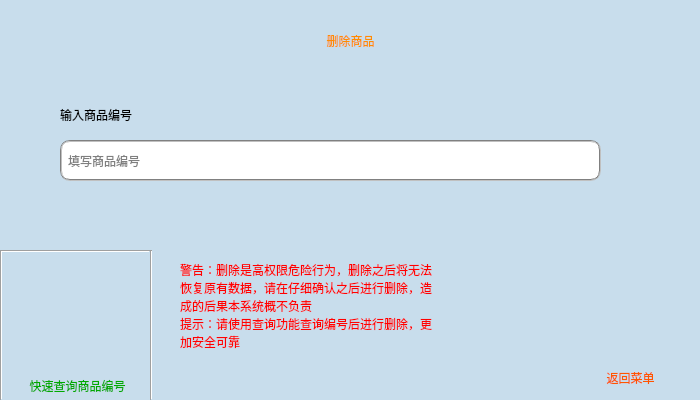
<?xml version="1.0" encoding="UTF-8"?>
<ui version="4.0">
 <class>DeleteGoods</class>
 <widget class="QMainWindow" name="DeleteGoods">
  <property name="geometry">
   <rect>
    <x>0</x>
    <y>0</y>
    <width>700</width>
    <height>400</height>
   </rect>
  </property>
  <property name="windowTitle">
   <string>MainWindow</string>
  </property>
  <property name="unifiedTitleAndToolBarOnMac">
   <bool>false</bool>
  </property>
  <widget class="QWidget" name="centralwidget">
   <widget class="QPushButton" name="pushButton">
    <property name="geometry">
     <rect>
      <x>25</x>
      <y>270</y>
      <width>100</width>
      <height>100</height>
     </rect>
    </property>
    <property name="styleSheet">
     <string notr="true">background-color: rgba(154, 200, 233, 115);background-image: url(:/res/res/ICO2/search.png);
color: rgba(154, 200, 233, 115);</string>
    </property>
    <property name="text">
     <string/>
    </property>
    <property name="flat">
     <bool>true</bool>
    </property>
   </widget>
   <widget class="QLabel" name="label">
    <property name="geometry">
     <rect>
      <x>0</x>
      <y>0</y>
      <width>700</width>
      <height>400</height>
     </rect>
    </property>
    <property name="styleSheet">
     <string notr="true">background-color: rgba(154, 200, 233, 115);</string>
    </property>
    <property name="text">
     <string/>
    </property>
   </widget>
   <widget class="QLabel" name="label_3">
    <property name="geometry">
     <rect>
      <x>0</x>
      <y>0</y>
      <width>701</width>
      <height>81</height>
     </rect>
    </property>
    <property name="styleSheet">
     <string notr="true">font: 30pt &quot;方正粗圆简体&quot;;
color: rgb(255, 140, 0);</string>
    </property>
    <property name="text">
     <string>删除商品</string>
    </property>
    <property name="alignment">
     <set>Qt::AlignCenter</set>
    </property>
   </widget>
   <widget class="Line" name="line">
    <property name="geometry">
     <rect>
      <x>0</x>
      <y>250</y>
      <width>150</width>
      <height>3</height>
     </rect>
    </property>
    <property name="orientation">
     <enum>Qt::Horizontal</enum>
    </property>
   </widget>
   <widget class="Line" name="line_2">
    <property name="geometry">
     <rect>
      <x>0</x>
      <y>250</y>
      <width>3</width>
      <height>150</height>
     </rect>
    </property>
    <property name="orientation">
     <enum>Qt::Vertical</enum>
    </property>
   </widget>
   <widget class="Line" name="line_3">
    <property name="geometry">
     <rect>
      <x>150</x>
      <y>250</y>
      <width>3</width>
      <height>150</height>
     </rect>
    </property>
    <property name="orientation">
     <enum>Qt::Vertical</enum>
    </property>
   </widget>
   <widget class="Line" name="line_4">
    <property name="geometry">
     <rect>
      <x>0</x>
      <y>400</y>
      <width>150</width>
      <height>3</height>
     </rect>
    </property>
    <property name="orientation">
     <enum>Qt::Horizontal</enum>
    </property>
   </widget>
   <widget class="QLabel" name="label_2">
    <property name="geometry">
     <rect>
      <x>7</x>
      <y>375</y>
      <width>141</width>
      <height>21</height>
     </rect>
    </property>
    <property name="styleSheet">
     <string notr="true">font:9pt &quot;方正粗圆简体&quot;;
color: rgb(0, 170, 0);</string>
    </property>
    <property name="text">
     <string>快速查询商品编号</string>
    </property>
    <property name="alignment">
     <set>Qt::AlignCenter</set>
    </property>
   </widget>
   <widget class="QLabel" name="label_4">
    <property name="geometry">
     <rect>
      <x>590</x>
      <y>367</y>
      <width>81</width>
      <height>21</height>
     </rect>
    </property>
    <property name="styleSheet">
     <string notr="true">font:9pt &quot;方正粗圆简体&quot;;
color: rgb(255, 85, 0);</string>
    </property>
    <property name="text">
     <string>返回菜单</string>
    </property>
    <property name="alignment">
     <set>Qt::AlignCenter</set>
    </property>
   </widget>
   <widget class="QPushButton" name="pushButton_2">
    <property name="geometry">
     <rect>
      <x>660</x>
      <y>360</y>
      <width>30</width>
      <height>30</height>
     </rect>
    </property>
    <property name="styleSheet">
     <string notr="true">background-color: rgba(154, 200, 233, 115);background-image: url(:/res/res/ADD_GOODS_ICO/menu.png);</string>
    </property>
    <property name="text">
     <string/>
    </property>
    <property name="flat">
     <bool>true</bool>
    </property>
   </widget>
   <widget class="QLineEdit" name="le_UserName">
    <property name="geometry">
     <rect>
      <x>60</x>
      <y>140</y>
      <width>541</width>
      <height>41</height>
     </rect>
    </property>
    <property name="styleSheet">
     <string notr="true">font: 10pt &quot;方正粗圆简体&quot;;border:2px groove gray;border-radius:10px;padding:2px 4px</string>
    </property>
    <property name="placeholderText">
     <string>填写商品编号</string>
    </property>
    <property name="clearButtonEnabled">
     <bool>true</bool>
    </property>
   </widget>
   <widget class="QLabel" name="label_5">
    <property name="geometry">
     <rect>
      <x>30</x>
      <y>145</y>
      <width>30</width>
      <height>30</height>
     </rect>
    </property>
    <property name="styleSheet">
     <string notr="true">background-image: url(:/res/res/ADD_GOODS_ICO/shopping.png);</string>
    </property>
    <property name="text">
     <string/>
    </property>
   </widget>
   <widget class="QLabel" name="label_6">
    <property name="geometry">
     <rect>
      <x>60</x>
      <y>100</y>
      <width>161</width>
      <height>30</height>
     </rect>
    </property>
    <property name="styleSheet">
     <string notr="true">font: 13pt &quot;方正粗圆简体&quot;;
</string>
    </property>
    <property name="text">
     <string>输入商品编号</string>
    </property>
   </widget>
   <widget class="QPushButton" name="pushButton_3">
    <property name="geometry">
     <rect>
      <x>610</x>
      <y>134</y>
      <width>50</width>
      <height>50</height>
     </rect>
    </property>
    <property name="styleSheet">
     <string notr="true">background-color: rgba(154, 200, 233, 115);background-image: url(:/res/res/ICO2/Delete.png);</string>
    </property>
    <property name="text">
     <string/>
    </property>
    <property name="flat">
     <bool>true</bool>
    </property>
   </widget>
   <widget class="QLabel" name="label_7">
    <property name="geometry">
     <rect>
      <x>180</x>
      <y>250</y>
      <width>391</width>
      <height>111</height>
     </rect>
    </property>
    <property name="styleSheet">
     <string notr="true">font: 11pt &quot;方正粗圆简体&quot;;
color: rgb(255, 0, 0);</string>
    </property>
    <property name="text">
     <string>警告：删除是高权限危险行为，删除之后将无法
恢复原有数据，请在仔细确认之后进行删除，造
成的后果本系统概不负责
提示：请使用查询功能查询编号后进行删除，更
加安全可靠</string>
    </property>
   </widget>
   <zorder>label</zorder>
   <zorder>pushButton</zorder>
   <zorder>label_3</zorder>
   <zorder>line</zorder>
   <zorder>line_2</zorder>
   <zorder>line_3</zorder>
   <zorder>line_4</zorder>
   <zorder>label_2</zorder>
   <zorder>label_4</zorder>
   <zorder>pushButton_2</zorder>
   <zorder>le_UserName</zorder>
   <zorder>label_5</zorder>
   <zorder>label_6</zorder>
   <zorder>pushButton_3</zorder>
   <zorder>label_7</zorder>
  </widget>
  <widget class="QMenuBar" name="menubar">
   <property name="geometry">
    <rect>
     <x>0</x>
     <y>0</y>
     <width>700</width>
     <height>23</height>
    </rect>
   </property>
  </widget>
 </widget>
 <resources/>
 <connections/>
</ui>
